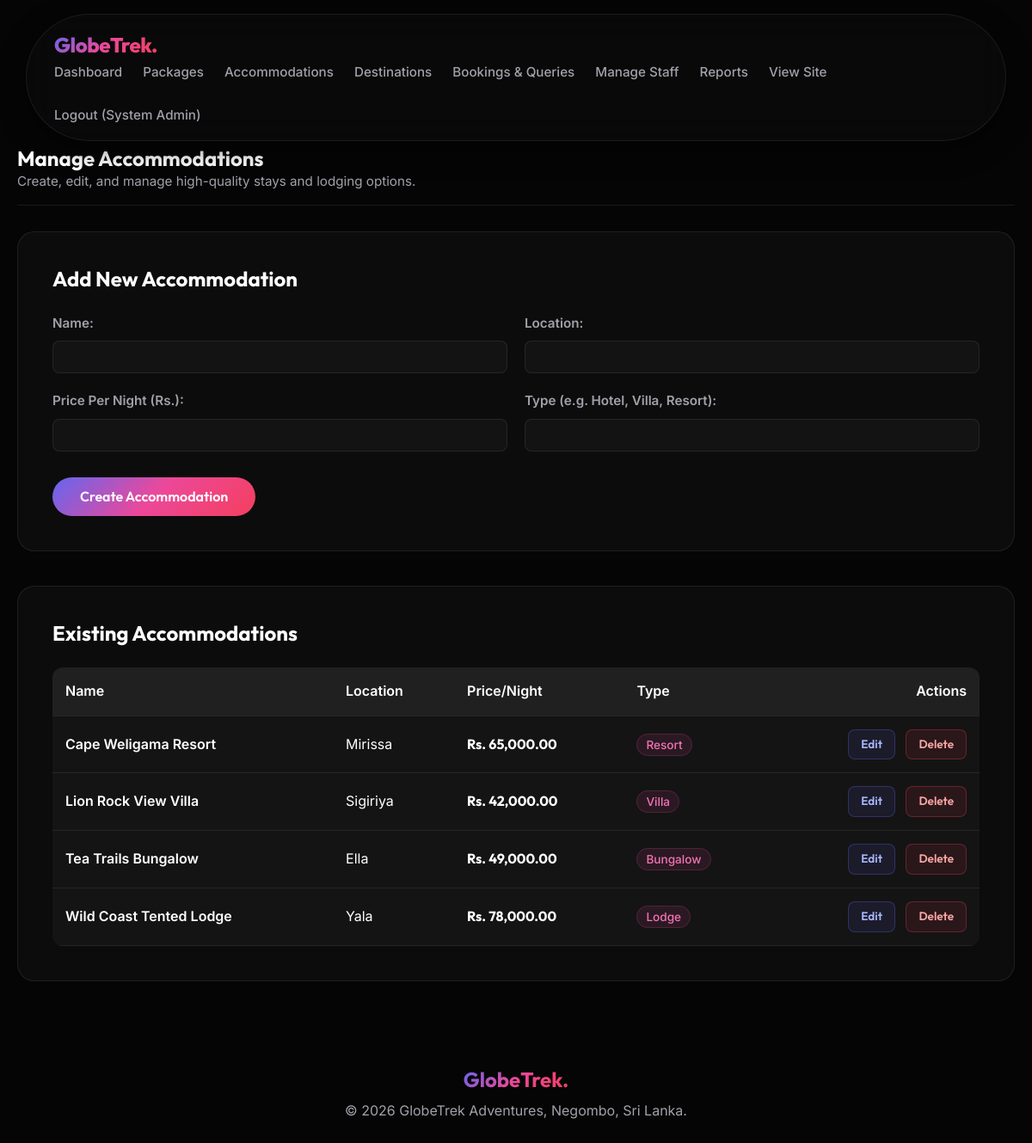
The page /staff_accommodations.php (signed in) on the database its author committed.
### tables this page shows
CREATE TABLE `accommodations` (
  `accommodation_id` int(11) NOT NULL,
  `name` varchar(150) NOT NULL,
  `location` varchar(100) DEFAULT NULL,
  `price_per_night` decimal(10,2) NOT NULL,
  `type` varchar(50) DEFAULT NULL,
  `image` varchar(255) DEFAULT NULL,
  `created_by` int(11) DEFAULT NULL
);

### staff_accommodations.php (the view, shortened to what this page needs)
<?php
require 'db.php';
require 'header.php';
$editing = null;
?>
<div class="section-header">
    <div>
        <h2>Manage Accommodations</h2>
        <p style="color: var(--text-secondary); font-size: 0.95rem;">Create, edit, and manage high-quality stays and lodging options.</p>
    </div>
</div>
<div class="card" style="padding: 2.5rem; margin-top: 30px; margin-bottom: 40px; border-radius: 20px;">
    <h3 style="font-family: var(--font-heading); font-size: 1.5rem; margin-bottom: 25px; font-weight: 700;">
        <?= $editing ? 'Edit Accommodation' : 'Add New Accommodation' ?>
    </h3>
    <form method="POST" action="staff_accommodations.php" style="display: flex; flex-direction: column; gap: 20px;">
        <div style="display: grid; grid-template-columns: repeat(auto-fit, minmax(250px, 1fr)); gap: 20px;">
            <div style="display: flex; flex-direction: column; gap: 8px;">
                <label style="font-weight: 600; font-size: 0.95rem; color: var(--text-secondary);">Name:</label>
                <input type="text" name="name" value="<?= htmlspecialchars($editing['name'] ?? '') ?>" required style="margin-bottom: 0; max-width: 100%;">
            </div>
            <div style="display: flex; flex-direction: column; gap: 8px;">
                <label style="font-weight: 600; font-size: 0.95rem; color: var(--text-secondary);">Location:</label>
                <input type="text" name="location" value="<?= htmlspecialchars($editing['location'] ?? '') ?>" required style="margin-bottom: 0; max-width: 100%;">
            </div>
        </div>
        <div style="display: grid; grid-template-columns: repeat(auto-fit, minmax(200px, 1fr)); gap: 20px;">
            <div style="display: flex; flex-direction: column; gap: 8px;">
                <label style="font-weight: 600; font-size: 0.95rem; color: var(--text-secondary);">Price Per Night (Rs.):</label>
                <input type="number" step="0.01" name="price_per_night" value="<?= htmlspecialchars($editing['price_per_night'] ?? '') ?>" required style="margin-bottom: 0; max-width: 100%;">
            </div>
            <div style="display: flex; flex-direction: column; gap: 8px;">
                <label style="font-weight: 600; font-size: 0.95rem; color: var(--text-secondary);">Type (e.g. Hotel, Villa, Resort):</label>
                <input type="text" name="type" value="<?= htmlspecialchars($editing['type'] ?? '') ?>" style="margin-bottom: 0; max-width: 100%;">
            </div>
        </div>
        <div style="display: flex; gap: 15px; margin-top: 10px; align-items: center;">
            <button type="submit" class="btn" style="margin-top: 0; padding: 0.8rem 2rem;">
                <?= $editing ? 'Update Accommodation' : 'Create Accommodation' ?>
            </button>
        </div>
    </form>
</div>
<div class="card" style="padding: 2.5rem; margin-bottom: 40px; border-radius: 20px;">
    <h3 style="font-family: var(--font-heading); font-size: 1.5rem; margin-bottom: 25px; font-weight: 700;">Existing Accommodations</h3>
    <?php
    $stmt = $pdo->query("SELECT * FROM accommodations ORDER BY name");
    $accommodations = $stmt->fetchAll(PDO::FETCH_ASSOC);
    ?>
    <?php if (empty($accommodations)): ?>
        <p style="color: var(--text-secondary);">No accommodations added yet.</p>
    <?php else: ?>
        <div style="overflow-x: auto;">
            <table style="margin-top: 0; width: 100%;">
                <thead>
                    <tr>
                        <th>Name</th>
                        <th>Location</th>
                        <th>Price/Night</th>
                        <th>Type</th>
                        <th style="text-align: right;">Actions</th>
                    </tr>
                </thead>
                <tbody>
                    <?php foreach ($accommodations as $acc): ?>
                        <tr>
                            <td style="font-weight: 600; color: var(--text-primary);"><?= htmlspecialchars($acc['name']) ?></td>
                            <td><?= htmlspecialchars($acc['location']) ?></td>
                            <td style="font-family: var(--font-heading); font-weight: 700;">Rs. <?= number_format($acc['price_per_night'], 2) ?></td>
                            <td><span style="background: rgba(236, 72, 153, 0.1); color: #f472b6; padding: 4px 10px; border-radius: 999px; font-size: 0.85rem; font-weight: 500; border: 1px solid rgba(236, 72, 153, 0.2);"><?= htmlspecialchars($acc['type']) ?: 'Standard' ?></span></td>
                            <td style="text-align: right; white-space: nowrap;">
                                <a href="staff_accommodations.php?action=edit&id=<?= $acc['accommodation_id'] ?>" class="btn" style="margin-top: 0; padding: 6px 14px; font-size: 0.85rem; background: rgba(99, 102, 241, 0.1); border: 1px solid rgba(99, 102, 241, 0.3); color: #a5b4fc; border-radius: 8px;">Edit</a>
                                <a href="staff_accommodations.php?action=delete&id=<?= $acc['accommodation_id'] ?>" class="btn" style="margin-top: 0; padding: 6px 14px; font-size: 0.85rem; background: rgba(244, 63, 94, 0.1); border: 1px solid rgba(244, 63, 94, 0.3); color: #fca5a5; border-radius: 8px; margin-left: 8px;" onclick="return confirm('Delete this accommodation?');">Delete</a>
                            </td>
                        </tr>
                    <?php endforeach; ?>
                </tbody>
            </table>
        </div>
    <?php endif; ?>
</div>
<?php require 'footer.php'; ?>

### css/style.css (style rules this page uses)
:root { --bg-primary: #050505; --bg-secondary: #0a0a0a; --text-primary: #ffffff; --text-secondary: #a1a1aa; --accent-gradient: linear-gradient(135deg, #6366f1, #ec4899, #f43f5e); --accent-solid: #ec4899; --glass-bg: rgba(255, 255, 255, 0.03); --glass-border: rgba(255, 255, 255, 0.08); --glass-hover: rgba(255, 255, 255, 0.08); --font-heading: 'Outfit', sans-serif; --font-body: 'Inter', sans-serif; --transition-smooth: all 0.4s cubic-bezier(0.16, 1, 0.3, 1); --transition-bounce: all 0.5s cubic-bezier(0.34, 1.56, 0.64, 1); }
* { margin: 0; padding: 0; box-sizing: border-box; }
html { scroll-behavior: smooth; background-color: var(--bg-primary); scroll-padding-top: 120px; }
body { font-family: var(--font-body); color: var(--text-primary); line-height: 1.6; overflow-x: hidden; -webkit-font-smoothing: antialiased; padding-top: 100px; }
a { text-decoration: none; color: inherit; transition: var(--transition-smooth); }
h1, h2, h3, h4, h5, h6 { font-family: var(--font-heading); line-height: 1.2; }
input, textarea { background: var(--glass-bg); border: 1px solid var(--glass-border); color: var(--text-primary); padding: 10px 15px; border-radius: 8px; font-family: var(--font-body); margin-bottom: 15px; width: 100%; max-width: 400px; }
button, .btn { display: inline-flex; align-items: center; justify-content: center; padding: 0.75rem 1.5rem; border-radius: 100px; font-family: var(--font-heading); font-weight: 600; font-size: 1rem; cursor: pointer; border: none; transition: var(--transition-bounce); background: var(--accent-gradient); color: white; margin-top: 10px; }
table { width: 100%; border-collapse: collapse; margin-top: 20px; background: var(--glass-bg); border-radius: 12px; overflow: hidden; }
th, td { padding: 15px; text-align: left; border-bottom: 1px solid var(--glass-border); }
th { background: rgba(255, 255, 255, 0.05); font-weight: 600; color: var(--text-primary); }
.card { background: var(--glass-bg); border: 1px solid var(--glass-border); border-radius: 16px; margin-bottom: 20px; overflow: hidden; display: flex; flex-direction: column; transition: var(--transition-smooth); }
.card h3 { font-size: 1.3rem; margin-bottom: 5px; }
.section-header { display: flex; justify-content: space-between; align-items: flex-end; border-bottom: 1px solid var(--glass-border); padding-bottom: 15px; }

### rows shown on the page
accommodations: name "Cape Weligama Resort", location "Mirissa", price_per_night "65,000.00", type "Resort"
accommodations: name "Lion Rock View Villa", location "Sigiriya", price_per_night "42,000.00", type "Villa"
accommodations: name "Tea Trails Bungalow", location "Ella", price_per_night "49,000.00", type "Bungalow"
accommodations: name "Wild Coast Tented Lodge", location "Yala", price_per_night "78,000.00", type "Lodge"

### other values the page prints
$name "System Admin"
